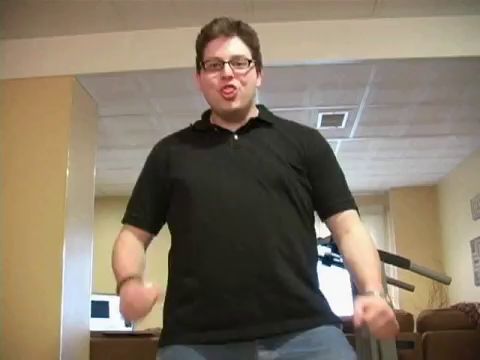
#> input picture frame 88 of vid.mp4, 480 x 360 px
$ python 'Face detection reale time.py'
#> lines starting #> are read from the running program, lines starting #| are printed output that depends on the picture; after the words box and inside, x2 and y2 are one past the last pixel; in counts of white or black regions, pixels touching at a corner belong together
import cv2 as cv

# Create face detection and load cascade classifier
face_cascade = cv.CascadeClassifier("haarcascade_frontalface_default.xml")

# Open video
video_cap = cv.VideoCapture("vid.mp4") # 0 means open webcam

while True:
    # Get a frame from the webcam
    _, frame = video_cap.read()
#> frame is the input picture: shape (360, 480, 3); mean B, G, R 102, 119.4, 132.3
    gray = cv.cvtColor(frame, cv.COLOR_BGR2GRAY)
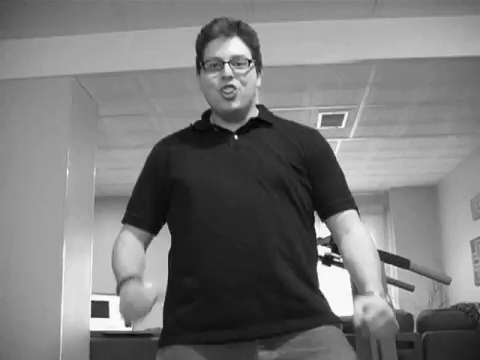
#> gray: shape (360, 480); min 1, max 255, mean 121.3

    # Run frame detection
    faces = face_cascade.detectMultiScale(gray, 1.13, 7)
#> faces = [[193, 38, 69, 69]]
    for face in faces:
        # Extract face from frame
        x, y, w, h = face
        # Drow rectangle over video feed
        cv.rectangle(frame, (x, y), (x+w, y+h), (255, 100, 0), 2)
#> this loop made 1 pass
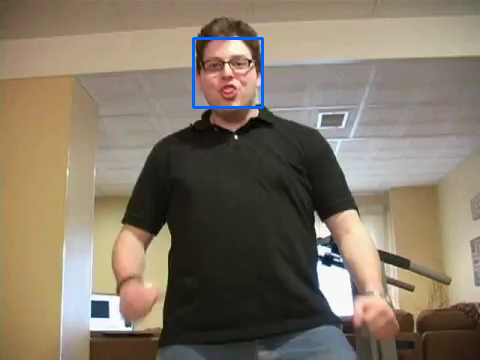
#> frame: shape (360, 480, 3); 0.48% of pixels changed, all inside (x1, y1, x2, y2) = (192, 37, 264, 109)

    # Show annotated frame
    cv.imshow("Face detection", frame)
    # Quit loop
    if cv.waitKey(1) == ord("q"): #or cv.getWindowProperty("Coin detection video",cv.WND_PROP_VISIBLE) == 0:
#> (key q is pressed here)
        break
# End while

# Close video feed
video_cap.release()
# Close all windows
cv.destroyAllWindows()

$ run again, starting later in the video
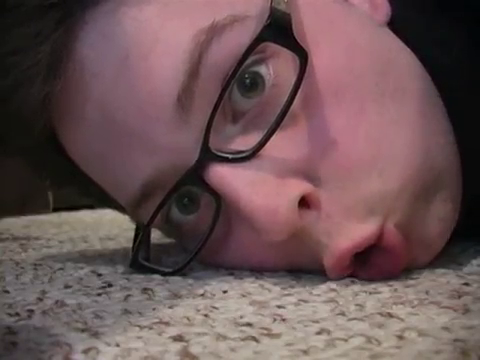
#> input picture frame 398 of vid.mp4, 480 x 360 px
#> frame is the input picture: shape (360, 480, 3); mean B, G, R 85.3, 84, 107.4
#> `gray = cv.cvtColor(frame, cv.COLOR_BGR2GRAY)`:
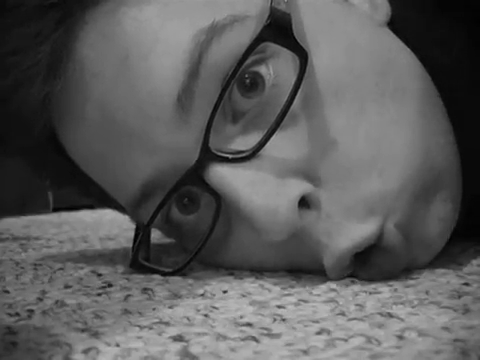
#> gray: shape (360, 480); min 0, max 188, mean 91.1
#> faces = ()

$ run again, starting later in the video
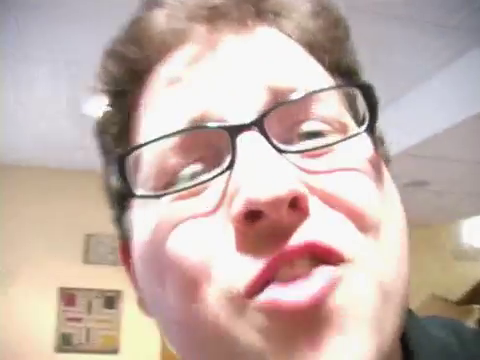
#> input picture frame 708 of vid.mp4, 480 x 360 px
#> frame is the input picture: shape (360, 480, 3); mean B, G, R 170.4, 177.2, 197.1
#> `gray = cv.cvtColor(frame, cv.COLOR_BGR2GRAY)`:
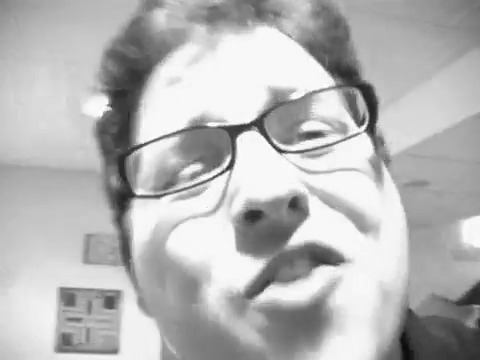
#> gray: shape (360, 480); min 11, max 255, mean 182.3
#> faces = [[117, 25, 284, 284]]
#> the loop `for face in faces:` made 1 pass
#> after the loop `for face in faces:`:
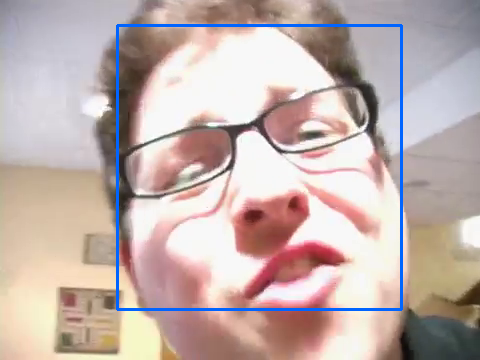
#> frame: shape (360, 480, 3); 1.97% of pixels changed, all inside (x1, y1, x2, y2) = (116, 24, 403, 311)
